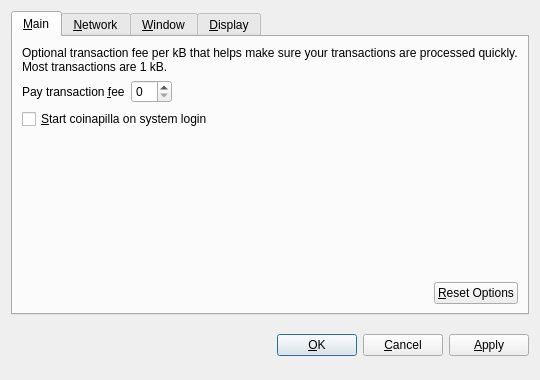
<?xml version="1.0" encoding="UTF-8"?>
<ui version="4.0">
 <class>OptionsDialog</class>
 <widget class="QDialog" name="OptionsDialog">
  <property name="geometry">
   <rect>
    <x>0</x>
    <y>0</y>
    <width>540</width>
    <height>380</height>
   </rect>
  </property>
  <property name="windowTitle">
   <string>Options</string>
  </property>
  <property name="modal">
   <bool>true</bool>
  </property>
  <layout class="QVBoxLayout" name="verticalLayout">
   <item>
    <widget class="QTabWidget" name="tabWidget">
     <property name="tabPosition">
      <enum>QTabWidget::North</enum>
     </property>
     <property name="currentIndex">
      <number>0</number>
     </property>
     <widget class="QWidget" name="tabMain">
      <attribute name="title">
       <string>&amp;Main</string>
      </attribute>
      <layout class="QVBoxLayout" name="verticalLayout_Main">
       <item>
        <widget class="QLabel" name="transactionFeeInfoLabel">
         <property name="text">
          <string>Optional transaction fee per kB that helps make sure your transactions are processed quickly. Most transactions are 1 kB.</string>
         </property>
         <property name="textFormat">
          <enum>Qt::PlainText</enum>
         </property>
         <property name="wordWrap">
          <bool>true</bool>
         </property>
        </widget>
       </item>
       <item>
        <layout class="QHBoxLayout" name="horizontalLayout_1_Main">
         <item>
          <widget class="QLabel" name="transactionFeeLabel">
           <property name="text">
            <string>Pay transaction &amp;fee</string>
           </property>
           <property name="textFormat">
            <enum>Qt::PlainText</enum>
           </property>
           <property name="buddy">
            <cstring>transactionFee</cstring>
           </property>
          </widget>
         </item>
         <item>
          <widget class="BitcoinAmountField" name="transactionFee"/>
         </item>
         <item>
          <spacer name="horizontalSpacer_1_Main">
           <property name="orientation">
            <enum>Qt::Horizontal</enum>
           </property>
           <property name="sizeHint" stdset="0">
            <size>
             <width>40</width>
             <height>20</height>
            </size>
           </property>
          </spacer>
         </item>
        </layout>
       </item>
       <item>
        <widget class="QCheckBox" name="bitcoinAtStartup">
         <property name="toolTip">
          <string>Automatically start coinapilla after logging in to the system.</string>
         </property>
         <property name="text">
          <string>&amp;Start coinapilla on system login</string>
         </property>
        </widget>
       </item>
       <item>
        <spacer name="verticalSpacer_Main">
         <property name="orientation">
          <enum>Qt::Vertical</enum>
         </property>
         <property name="sizeHint" stdset="0">
          <size>
           <width>20</width>
           <height>40</height>
          </size>
         </property>
        </spacer>
       </item>
       <item>
        <layout class="QHBoxLayout" name="horizontalLayout_2_Main">
         <item>
          <spacer name="horizontalSpacer_2_Main">
           <property name="orientation">
            <enum>Qt::Horizontal</enum>
           </property>
           <property name="sizeHint" stdset="0">
            <size>
             <width>40</width>
             <height>20</height>
            </size>
           </property>
          </spacer>
         </item>
         <item>
          <widget class="QPushButton" name="resetButton">
           <property name="toolTip">
            <string>Reset all client options to default.</string>
           </property>
           <property name="text">
            <string>&amp;Reset Options</string>
           </property>
           <property name="autoDefault">
            <bool>false</bool>
           </property>
          </widget>
         </item>
        </layout>
       </item>
      </layout>
     </widget>
     <widget class="QWidget" name="tabNetwork">
      <attribute name="title">
       <string>&amp;Network</string>
      </attribute>
      <layout class="QVBoxLayout" name="verticalLayout_Network">
       <item>
        <widget class="QCheckBox" name="mapPortUpnp">
         <property name="toolTip">
          <string>Automatically open the coinapilla client port on the router. This only works when your router supports UPnP and it is enabled.</string>
         </property>
         <property name="text">
          <string>Map port using &amp;UPnP</string>
         </property>
        </widget>
       </item>
       <item>
        <widget class="QCheckBox" name="connectSocks">
         <property name="toolTip">
          <string>Connect to the coinapilla network through a SOCKS proxy (e.g. when connecting through Tor).</string>
         </property>
         <property name="text">
          <string>&amp;Connect through SOCKS proxy:</string>
         </property>
        </widget>
       </item>
       <item>
        <layout class="QHBoxLayout" name="horizontalLayout_Network">
         <item>
          <widget class="QLabel" name="proxyIpLabel">
           <property name="text">
            <string>Proxy &amp;IP:</string>
           </property>
           <property name="textFormat">
            <enum>Qt::PlainText</enum>
           </property>
           <property name="buddy">
            <cstring>proxyIp</cstring>
           </property>
          </widget>
         </item>
         <item>
          <widget class="QValidatedLineEdit" name="proxyIp">
           <property name="maximumSize">
            <size>
             <width>140</width>
             <height>16777215</height>
            </size>
           </property>
           <property name="toolTip">
            <string>IP address of the proxy (e.g. 127.0.0.1)</string>
           </property>
          </widget>
         </item>
         <item>
          <widget class="QLabel" name="proxyPortLabel">
           <property name="text">
            <string>&amp;Port:</string>
           </property>
           <property name="textFormat">
            <enum>Qt::PlainText</enum>
           </property>
           <property name="buddy">
            <cstring>proxyPort</cstring>
           </property>
          </widget>
         </item>
         <item>
          <widget class="QLineEdit" name="proxyPort">
           <property name="maximumSize">
            <size>
             <width>55</width>
             <height>16777215</height>
            </size>
           </property>
           <property name="toolTip">
            <string>Port of the proxy (e.g. 9050)</string>
           </property>
          </widget>
         </item>
         <item>
          <widget class="QLabel" name="socksVersionLabel">
           <property name="text">
            <string>SOCKS &amp;Version:</string>
           </property>
           <property name="textFormat">
            <enum>Qt::PlainText</enum>
           </property>
           <property name="buddy">
            <cstring>socksVersion</cstring>
           </property>
          </widget>
         </item>
         <item>
          <widget class="QValueComboBox" name="socksVersion">
           <property name="toolTip">
            <string>SOCKS version of the proxy (e.g. 5)</string>
           </property>
          </widget>
         </item>
         <item>
          <spacer name="horizontalSpacer_Network">
           <property name="orientation">
            <enum>Qt::Horizontal</enum>
           </property>
           <property name="sizeHint" stdset="0">
            <size>
             <width>40</width>
             <height>20</height>
            </size>
           </property>
          </spacer>
         </item>
        </layout>
       </item>
       <item>
        <spacer name="verticalSpacer_Network">
         <property name="orientation">
          <enum>Qt::Vertical</enum>
         </property>
         <property name="sizeHint" stdset="0">
          <size>
           <width>20</width>
           <height>40</height>
          </size>
         </property>
        </spacer>
       </item>
      </layout>
     </widget>
     <widget class="QWidget" name="tabWindow">
      <attribute name="title">
       <string>&amp;Window</string>
      </attribute>
      <layout class="QVBoxLayout" name="verticalLayout_Window">
       <item>
        <widget class="QCheckBox" name="minimizeToTray">
         <property name="toolTip">
          <string>Show only a tray icon after minimizing the window.</string>
         </property>
         <property name="text">
          <string>&amp;Minimize to the tray instead of the taskbar</string>
         </property>
        </widget>
       </item>
       <item>
        <widget class="QCheckBox" name="minimizeOnClose">
         <property name="toolTip">
          <string>Minimize instead of exit the application when the window is closed. When this option is enabled, the application will be closed only after selecting Quit in the menu.</string>
         </property>
         <property name="text">
          <string>M&amp;inimize on close</string>
         </property>
        </widget>
       </item>
       <item>
        <spacer name="verticalSpacer_Window">
         <property name="orientation">
          <enum>Qt::Vertical</enum>
         </property>
         <property name="sizeHint" stdset="0">
          <size>
           <width>20</width>
           <height>40</height>
          </size>
         </property>
        </spacer>
       </item>
      </layout>
     </widget>
     <widget class="QWidget" name="tabDisplay">
      <attribute name="title">
       <string>&amp;Display</string>
      </attribute>
      <layout class="QVBoxLayout" name="verticalLayout_Display">
       <item>
        <layout class="QHBoxLayout" name="horizontalLayout_1_Display">
         <item>
          <widget class="QLabel" name="langLabel">
           <property name="text">
            <string>User Interface &amp;language:</string>
           </property>
           <property name="textFormat">
            <enum>Qt::PlainText</enum>
           </property>
           <property name="buddy">
            <cstring>lang</cstring>
           </property>
          </widget>
         </item>
         <item>
          <widget class="QValueComboBox" name="lang">
           <property name="toolTip">
            <string>The user interface language can be set here. This setting will take effect after restarting coinapilla.</string>
           </property>
          </widget>
         </item>
        </layout>
       </item>
       <item>
        <layout class="QHBoxLayout" name="horizontalLayout_2_Display">
         <item>
          <widget class="QLabel" name="unitLabel">
           <property name="text">
            <string>&amp;Unit to show amounts in:</string>
           </property>
           <property name="textFormat">
            <enum>Qt::PlainText</enum>
           </property>
           <property name="buddy">
            <cstring>unit</cstring>
           </property>
          </widget>
         </item>
         <item>
          <widget class="QValueComboBox" name="unit">
           <property name="toolTip">
            <string>Choose the default subdivision unit to show in the interface and when sending coins.</string>
           </property>
          </widget>
         </item>
        </layout>
       </item>
       <item>
        <widget class="QCheckBox" name="displayAddresses">
         <property name="toolTip">
          <string>Whether to show coinapilla addresses in the transaction list or not.</string>
         </property>
         <property name="text">
          <string>&amp;Display addresses in transaction list</string>
         </property>
        </widget>
       </item>
       <item>
        <widget class="QCheckBox" name="coinControlFeatures">
         <property name="toolTip">
          <string>Whether to show coin control features or not.</string>
         </property>
         <property name="text">
          <string>Display coin &amp;control features (experts only!)</string>
         </property>
        </widget>
       </item>
       <item>
        <spacer name="verticalSpacer_Display">
         <property name="orientation">
          <enum>Qt::Vertical</enum>
         </property>
         <property name="sizeHint" stdset="0">
          <size>
           <width>20</width>
           <height>40</height>
          </size>
         </property>
        </spacer>
       </item>
      </layout>
     </widget>
    </widget>
   </item>
   <item>
    <layout class="QHBoxLayout" name="horizontalLayout_Buttons">
     <item>
      <spacer name="horizontalSpacer_1">
       <property name="orientation">
        <enum>Qt::Horizontal</enum>
       </property>
       <property name="sizeHint" stdset="0">
        <size>
         <width>40</width>
         <height>48</height>
        </size>
       </property>
      </spacer>
     </item>
     <item>
      <widget class="QLabel" name="statusLabel">
       <property name="font">
        <font>
         <weight>75</weight>
         <bold>true</bold>
        </font>
       </property>
       <property name="text">
        <string/>
       </property>
       <property name="textFormat">
        <enum>Qt::PlainText</enum>
       </property>
       <property name="wordWrap">
        <bool>true</bool>
       </property>
      </widget>
     </item>
     <item>
      <spacer name="horizontalSpacer_2">
       <property name="orientation">
        <enum>Qt::Horizontal</enum>
       </property>
       <property name="sizeHint" stdset="0">
        <size>
         <width>40</width>
         <height>48</height>
        </size>
       </property>
      </spacer>
     </item>
     <item>
      <widget class="QPushButton" name="okButton">
       <property name="text">
        <string>&amp;OK</string>
       </property>
      </widget>
     </item>
     <item>
      <widget class="QPushButton" name="cancelButton">
       <property name="text">
        <string>&amp;Cancel</string>
       </property>
       <property name="autoDefault">
        <bool>false</bool>
       </property>
      </widget>
     </item>
     <item>
      <widget class="QPushButton" name="applyButton">
       <property name="text">
        <string>&amp;Apply</string>
       </property>
       <property name="autoDefault">
        <bool>false</bool>
       </property>
      </widget>
     </item>
    </layout>
   </item>
  </layout>
 </widget>
 <customwidgets>
  <customwidget>
   <class>BitcoinAmountField</class>
   <extends>QSpinBox</extends>
   <header>bitcoinamountfield.h</header>
  </customwidget>
  <customwidget>
   <class>QValueComboBox</class>
   <extends>QComboBox</extends>
   <header>qvaluecombobox.h</header>
  </customwidget>
  <customwidget>
   <class>QValidatedLineEdit</class>
   <extends>QLineEdit</extends>
   <header>qvalidatedlineedit.h</header>
  </customwidget>
 </customwidgets>
 <resources/>
 <connections/>
</ui>
